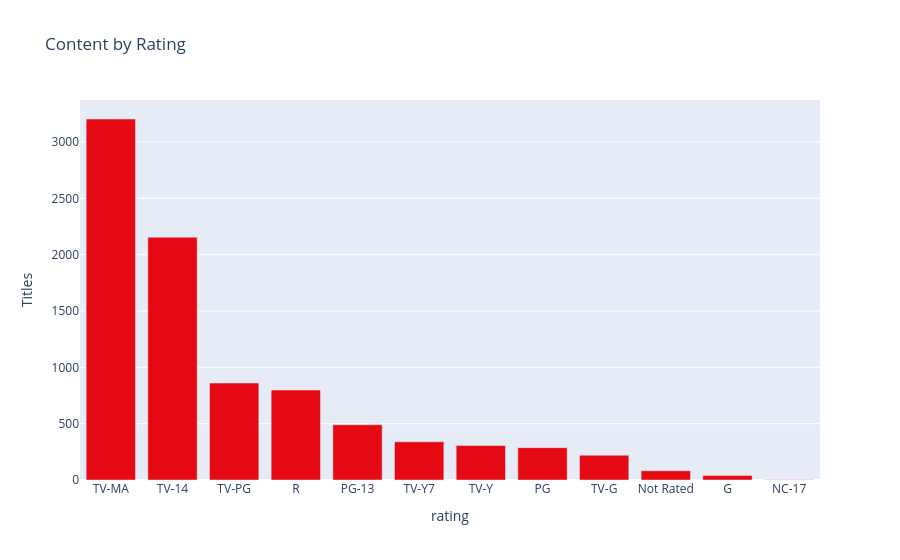

The code cell stored with this chart in its notebook:
### Markdown cell above
TASK 5

### Code cell
audience_map = {
    "TV-Y": "Kids", "TV-Y7": "Kids", "TV-G": "Kids", "G": "Kids",
    "TV-PG": "Teens", "PG": "Teens", "PG-13": "Teens", "TV-14": "Teens",
    "TV-MA": "Adults", "R": "Adults", "NC-17": "Adults",
    "Not Rated": "Not Rated"
}
df["audience"] = df["rating"].map(audience_map)
print("Unmapped ratings:", df["audience"].isna().sum())   # لازم يطلع 0

rating_counts = df["rating"].value_counts()
fig = px.bar(rating_counts, x=rating_counts.index, y=rating_counts.values,
             labels={"x": "Rating", "y": "Titles"}, title="Content by Rating",
             color_discrete_sequence=["#E50914"])
fig.show()

### Figure 1 — Plotly figure (JSON) as saved in the notebook; plotly's stock layout.template omitted (floating-point values rounded to 4 significant figures)
{"data": [{"hovertemplate": "rating=%{x}<br>Titles=%{y}<extra></extra>", "legendgroup": "", "marker": {"color": "#E50914", "pattern": {"shape": ""}}, "name": "", "orientation": "v", "showlegend": false, "textposition": "auto", "type": "bar", "x": ["TV-MA", "TV-14", "TV-PG", "R", "PG-13", "TV-Y7", "TV-Y", "PG", "TV-G", "Not Rated", "G", "NC-17"], "xaxis": "x", "y": [3204, 2155, 861, 798, 490, 339, 306, 287, 220, 82, 41, 3], "yaxis": "y"}], "layout": {"barmode": "relative", "legend": {"tracegroupgap": 0}, "title": {"text": "Content by Rating"}, "xaxis": {"anchor": "y", "domain": [0, 1], "title": {"text": "rating"}}, "yaxis": {"anchor": "x", "domain": [0, 1], "title": {"text": "Titles"}}}}
